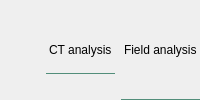
                            <widget class="QFrame" name="fieldAnalysis">
                             <property name="sizePolicy">
                              <sizepolicy hsizetype="MinimumExpanding" vsizetype="Fixed">
                               <horstretch>0</horstretch>
                               <verstretch>0</verstretch>
                              </sizepolicy>
                             </property>
                             <property name="frameShape">
                              <enum>QFrame::NoFrame</enum>
                             </property>
                             <property name="frameShadow">
                              <enum>QFrame::Raised</enum>
                             </property>
                             <layout class="QHBoxLayout" name="horizontalLayout_21">
                              <property name="topMargin">
                               <number>0</number>
                              </property>
                              <property name="rightMargin">
                               <number>0</number>
                              </property>
                              <property name="bottomMargin">
                               <number>0</number>
                              </property>
                              <item alignment="Qt::AlignLeft|Qt::AlignVCenter">
                               <widget class="QLabel" name="fieldAnalysisIcon">
                                <property name="sizePolicy">
                                 <sizepolicy hsizetype="Fixed" vsizetype="Fixed">
                                  <horstretch>0</horstretch>
                                  <verstretch>0</verstretch>
                                 </sizepolicy>
                                </property>
                                <property name="maximumSize">
                                 <size>
                                  <width>32</width>
                                  <height>32</height>
                                 </size>
                                </property>
                                <property name="text">
                                 <string/>
                                </property>
                                <property name="pixmap">
                                 <pixmap resource="icons.qrc">:/colorIcons/icons/module.png</pixmap>
                                </property>
                                <property name="scaledContents">
                                 <bool>true</bool>
                                </property>
                               </widget>
                              </item>
                           <item>
                            <widget class="QFrame" name="ctAnalysis">
                             <property name="sizePolicy">
                              <sizepolicy hsizetype="MinimumExpanding" vsizetype="Fixed">
                               <horstretch>0</horstretch>
                               <verstretch>0</verstretch>
                              </sizepolicy>
                             </property>
                             <property name="frameShape">
                              <enum>QFrame::NoFrame</enum>
                             </property>
                             <property name="frameShadow">
                              <enum>QFrame::Raised</enum>
                             </property>
                             <layout class="QHBoxLayout" name="horizontalLayout_22">
                              <property name="topMargin">
                               <number>0</number>
                              </property>
                              <property name="rightMargin">
                               <number>0</number>
                              </property>
                              <property name="bottomMargin">
                               <number>0</number>
                              </property>
                              <item alignment="Qt::AlignLeft|Qt::AlignVCenter">
                               <widget class="QLabel" name="ctAnalysisIcon">
                                <property name="sizePolicy">
                                 <sizepolicy hsizetype="Fixed" vsizetype="Fixed">
                                  <horstretch>0</horstretch>
                                  <verstretch>0</verstretch>
                                 </sizepolicy>
                                </property>
                                <property name="maximumSize">
                                 <size>
                                  <width>32</width>
                                  <height>32</height>
                                 </size>
                                </property>
                                <property name="text">
                                 <string/>
                                </property>
                                <property name="pixmap">
                                 <pixmap resource="icons.qrc">:/colorIcons/icons/module.png</pixmap>
                                </property>
                                <property name="scaledContents">
                                 <bool>true</bool>
                                </property>
                               </widget>
                              </item>
                              <item>
                               <widget class="QLabel" name="ctAnalysisLabel">
                                <property name="sizePolicy">
                                 <sizepolicy hsizetype="MinimumExpanding" vsizetype="MinimumExpanding">
                                  <horstretch>0</horstretch>
                                  <verstretch>0</verstretch>
                                 </sizepolicy>
                                </property>
                                <property name="minimumSize">
                                 <size>
                                  <width>0</width>
                                  <height>48</height>
                                 </size>
                                </property>
                                <property name="styleSheet">
                                 <string notr="true">border-bottom-color: rgb(82, 142, 122);
border-bottom-width: 1px;
border-style: solid;
</string>
                                </property>
                                <property name="text">
                                 <string>CT analysis</string>
                                </property>
                                <property name="wordWrap">
                                 <bool>false</bool>
                                </property>
                                <property name="margin">
                                 <number>0</number>
                                </property>
                               </widget>
                              </item>
                             </layout>
                            </widget>
                           </item>
                              <item>
                               <widget class="QLabel" name="fieldAnalysisLabel">
                                <property name="sizePolicy">
                                 <sizepolicy hsizetype="MinimumExpanding" vsizetype="MinimumExpanding">
                                  <horstretch>0</horstretch>
                                  <verstretch>0</verstretch>
                                 </sizepolicy>
                                </property>
                                <property name="minimumSize">
                                 <size>
                                  <width>0</width>
                                  <height>48</height>
                                 </size>
                                </property>
                                <property name="styleSheet">
                                 <string notr="true">border-bottom-color: rgb(82, 142, 122);
border-bottom-width: 1px;
border-style: solid;
</string>
                                </property>
                                <property name="text">
                                 <string>Field analysis</string>
                                </property>
                                <property name="wordWrap">
                                 <bool>false</bool>
                                </property>
                                <property name="margin">
                                 <number>0</number>
                                </property>
                               </widget>
                              </item>
                             </layout>
                            </widget>
